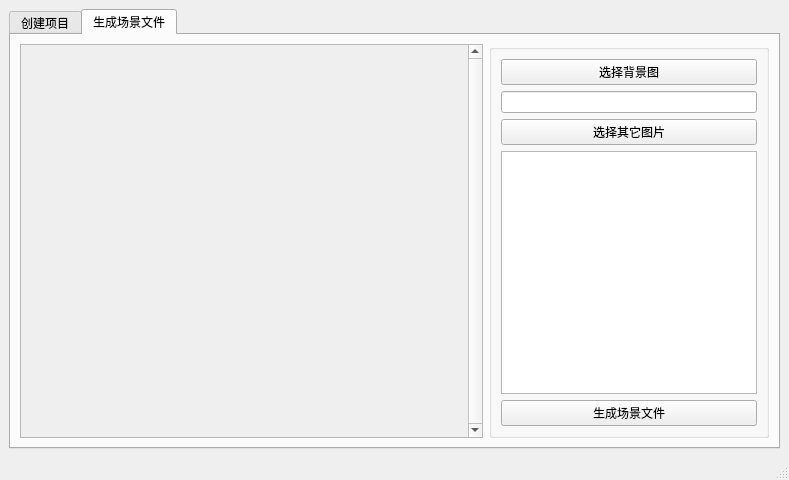
<?xml version="1.0" encoding="UTF-8"?>
<ui version="4.0">
 <class>MainWindow</class>
 <widget class="QMainWindow" name="MainWindow">
  <property name="geometry">
   <rect>
    <x>0</x>
    <y>0</y>
    <width>789</width>
    <height>469</height>
   </rect>
  </property>
  <property name="windowTitle">
   <string>壁纸参数调试工具</string>
  </property>
  <widget class="QWidget" name="centralwidget">
   <layout class="QVBoxLayout" name="verticalLayout_2">
    <item>
     <widget class="QTabWidget" name="tabWidget">
      <property name="currentIndex">
       <number>1</number>
      </property>
      <widget class="QWidget" name="tab_2">
       <attribute name="title">
        <string>创建项目</string>
       </attribute>
       <layout class="QHBoxLayout" name="horizontalLayout_3">
        <item>
         <layout class="QVBoxLayout" name="verticalLayout_9">
          <item>
           <widget class="QGroupBox" name="groupBox">
            <property name="sizePolicy">
             <sizepolicy hsizetype="Maximum" vsizetype="Preferred">
              <horstretch>0</horstretch>
              <verstretch>0</verstretch>
             </sizepolicy>
            </property>
            <property name="title">
             <string>项目创建</string>
            </property>
            <property name="alignment">
             <set>Qt::AlignLeading|Qt::AlignLeft|Qt::AlignVCenter</set>
            </property>
            <layout class="QVBoxLayout" name="verticalLayout_8">
             <item>
              <layout class="QGridLayout" name="gridLayout">
               <item row="0" column="0">
                <widget class="QLabel" name="label">
                 <property name="text">
                  <string>项目名称</string>
                 </property>
                </widget>
               </item>
               <item row="0" column="1">
                <widget class="QLineEdit" name="proname"/>
               </item>
               <item row="1" column="0">
                <widget class="QLabel" name="label_2">
                 <property name="text">
                  <string>系列名称</string>
                 </property>
                </widget>
               </item>
               <item row="1" column="1">
                <widget class="QLineEdit" name="series"/>
               </item>
               <item row="2" column="0">
                <widget class="QLabel" name="label_3">
                 <property name="text">
                  <string>引擎SDK</string>
                 </property>
                </widget>
               </item>
               <item row="2" column="1">
                <widget class="QLineEdit" name="sdkdir"/>
               </item>
               <item row="2" column="2">
                <widget class="QPushButton" name="sdkconfig">
                 <property name="text">
                  <string>配置</string>
                 </property>
                </widget>
               </item>
               <item row="3" column="0">
                <widget class="QLabel" name="label_4">
                 <property name="text">
                  <string>输出目录</string>
                 </property>
                </widget>
               </item>
               <item row="3" column="1">
                <widget class="QLineEdit" name="outdir"/>
               </item>
               <item row="3" column="2">
                <widget class="QPushButton" name="outdirconfig">
                 <property name="text">
                  <string>配置</string>
                 </property>
                </widget>
               </item>
              </layout>
             </item>
             <item>
              <widget class="QPushButton" name="createBtn">
               <property name="text">
                <string>确认创建</string>
               </property>
              </widget>
             </item>
            </layout>
           </widget>
          </item>
          <item>
           <widget class="QGroupBox" name="groupBox_5">
            <property name="sizePolicy">
             <sizepolicy hsizetype="Maximum" vsizetype="Preferred">
              <horstretch>0</horstretch>
              <verstretch>0</verstretch>
             </sizepolicy>
            </property>
            <property name="title">
             <string>字体转换</string>
            </property>
            <layout class="QVBoxLayout" name="verticalLayout_7">
             <item>
              <layout class="QVBoxLayout" name="verticalLayout_4">
               <item>
                <layout class="QGridLayout" name="gridLayout_4">
                 <item row="0" column="0">
                  <widget class="QLabel" name="label_5">
                   <property name="text">
                    <string>简体中文</string>
                   </property>
                  </widget>
                 </item>
                 <item row="0" column="1">
                  <widget class="QLineEdit" name="znfont">
                   <property name="enabled">
                    <bool>false</bool>
                   </property>
                  </widget>
                 </item>
                 <item row="1" column="0">
                  <widget class="QLabel" name="label_6">
                   <property name="text">
                    <string>繁体中文</string>
                   </property>
                  </widget>
                 </item>
                 <item row="1" column="1">
                  <widget class="QLineEdit" name="twfont">
                   <property name="enabled">
                    <bool>false</bool>
                   </property>
                  </widget>
                 </item>
                </layout>
               </item>
               <item>
                <widget class="QPushButton" name="fontconvt">
                 <property name="enabled">
                  <bool>false</bool>
                 </property>
                 <property name="text">
                  <string>确认转换</string>
                 </property>
                </widget>
               </item>
               <item>
                <widget class="QPlainTextEdit" name="message"/>
               </item>
              </layout>
             </item>
            </layout>
           </widget>
          </item>
         </layout>
        </item>
        <item>
         <layout class="QVBoxLayout" name="verticalLayout_6">
          <item>
           <widget class="QGroupBox" name="groupBox_3">
            <property name="title">
             <string>生成ICON</string>
            </property>
            <property name="alignment">
             <set>Qt::AlignLeading|Qt::AlignLeft|Qt::AlignVCenter</set>
            </property>
            <layout class="QHBoxLayout" name="horizontalLayout_2">
             <item>
              <layout class="QGridLayout" name="gridLayout_2">
               <item row="0" column="0">
                <widget class="QLineEdit" name="iconpath">
                 <property name="enabled">
                  <bool>true</bool>
                 </property>
                </widget>
               </item>
               <item row="0" column="1">
                <widget class="QPushButton" name="selectICO">
                 <property name="enabled">
                  <bool>true</bool>
                 </property>
                 <property name="text">
                  <string>选择图片路径</string>
                 </property>
                </widget>
               </item>
               <item row="1" column="1">
                <widget class="QPushButton" name="createICO">
                 <property name="enabled">
                  <bool>true</bool>
                 </property>
                 <property name="text">
                  <string>生成ICON</string>
                 </property>
                </widget>
               </item>
              </layout>
             </item>
            </layout>
           </widget>
          </item>
          <item>
           <widget class="QGroupBox" name="groupBox_4">
            <property name="title">
             <string>导入素材</string>
            </property>
            <property name="alignment">
             <set>Qt::AlignLeading|Qt::AlignLeft|Qt::AlignVCenter</set>
            </property>
            <layout class="QHBoxLayout" name="horizontalLayout_4">
             <item>
              <layout class="QVBoxLayout" name="verticalLayout_5">
               <item>
                <layout class="QGridLayout" name="gridLayout_3">
                 <item row="2" column="1">
                  <widget class="QPushButton" name="importdirconfig">
                   <property name="text">
                    <string>配置脚本</string>
                   </property>
                  </widget>
                 </item>
                 <item row="2" column="0">
                  <widget class="QLineEdit" name="importdir"/>
                 </item>
                 <item row="3" column="1">
                  <widget class="QPushButton" name="importBtn">
                   <property name="text">
                    <string>导入</string>
                   </property>
                  </widget>
                 </item>
                 <item row="0" column="1">
                  <widget class="QPushButton" name="pushButton_6">
                   <property name="text">
                    <string>选择素材路径</string>
                   </property>
                  </widget>
                 </item>
                 <item row="0" column="0">
                  <widget class="QLineEdit" name="predir"/>
                 </item>
                 <item row="1" column="1">
                  <widget class="QPushButton" name="propathBtn">
                   <property name="text">
                    <string>工程路径</string>
                   </property>
                  </widget>
                 </item>
                 <item row="1" column="0">
                  <widget class="QLineEdit" name="propah"/>
                 </item>
                </layout>
               </item>
               <item>
                <widget class="QTextEdit" name="importmessage"/>
               </item>
              </layout>
             </item>
            </layout>
           </widget>
          </item>
         </layout>
        </item>
       </layout>
      </widget>
      <widget class="QWidget" name="tab">
       <attribute name="title">
        <string>生成场景文件</string>
       </attribute>
       <layout class="QVBoxLayout" name="verticalLayout_3">
        <item>
         <layout class="QHBoxLayout" name="horizontalLayout">
          <item>
           <widget class="QScrollArea" name="scrollArea">
            <property name="verticalScrollBarPolicy">
             <enum>Qt::ScrollBarAlwaysOn</enum>
            </property>
            <property name="horizontalScrollBarPolicy">
             <enum>Qt::ScrollBarAlwaysOff</enum>
            </property>
            <property name="widgetResizable">
             <bool>true</bool>
            </property>
            <widget class="QWidget" name="scrollAreaWidgetContents">
             <property name="geometry">
              <rect>
               <x>0</x>
               <y>0</y>
               <width>444</width>
               <height>382</height>
              </rect>
             </property>
            </widget>
           </widget>
          </item>
          <item>
           <widget class="QGroupBox" name="groupBox_2">
            <property name="sizePolicy">
             <sizepolicy hsizetype="Maximum" vsizetype="Preferred">
              <horstretch>0</horstretch>
              <verstretch>0</verstretch>
             </sizepolicy>
            </property>
            <property name="title">
             <string/>
            </property>
            <layout class="QVBoxLayout" name="verticalLayout">
             <item>
              <widget class="QPushButton" name="selBg">
               <property name="text">
                <string>选择背景图</string>
               </property>
              </widget>
             </item>
             <item>
              <widget class="QLineEdit" name="bg"/>
             </item>
             <item>
              <widget class="QPushButton" name="selOther">
               <property name="text">
                <string>选择其它图片</string>
               </property>
              </widget>
             </item>
             <item>
              <widget class="QPlainTextEdit" name="others"/>
             </item>
             <item>
              <widget class="QPushButton" name="createScene">
               <property name="text">
                <string>生成场景文件</string>
               </property>
              </widget>
             </item>
            </layout>
           </widget>
          </item>
         </layout>
        </item>
       </layout>
      </widget>
     </widget>
    </item>
   </layout>
  </widget>
  <widget class="QStatusBar" name="statusbar"/>
 </widget>
 <resources/>
 <connections/>
</ui>
